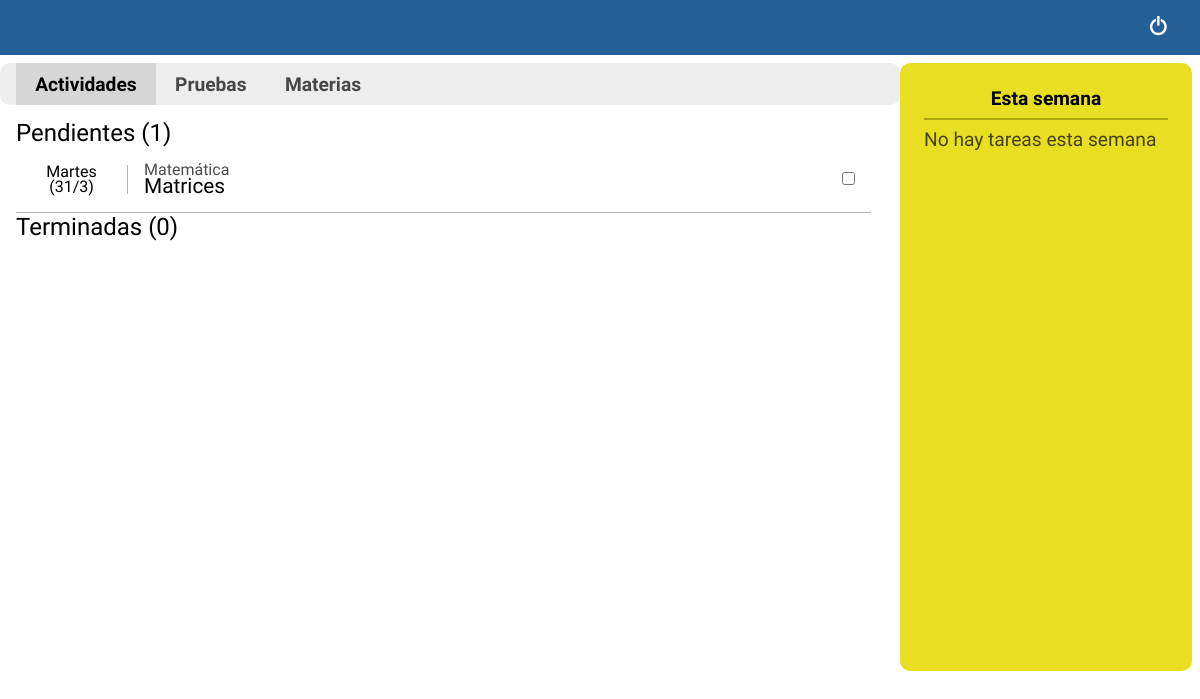
Page /tasks/ (signed in) on the earlier database version.
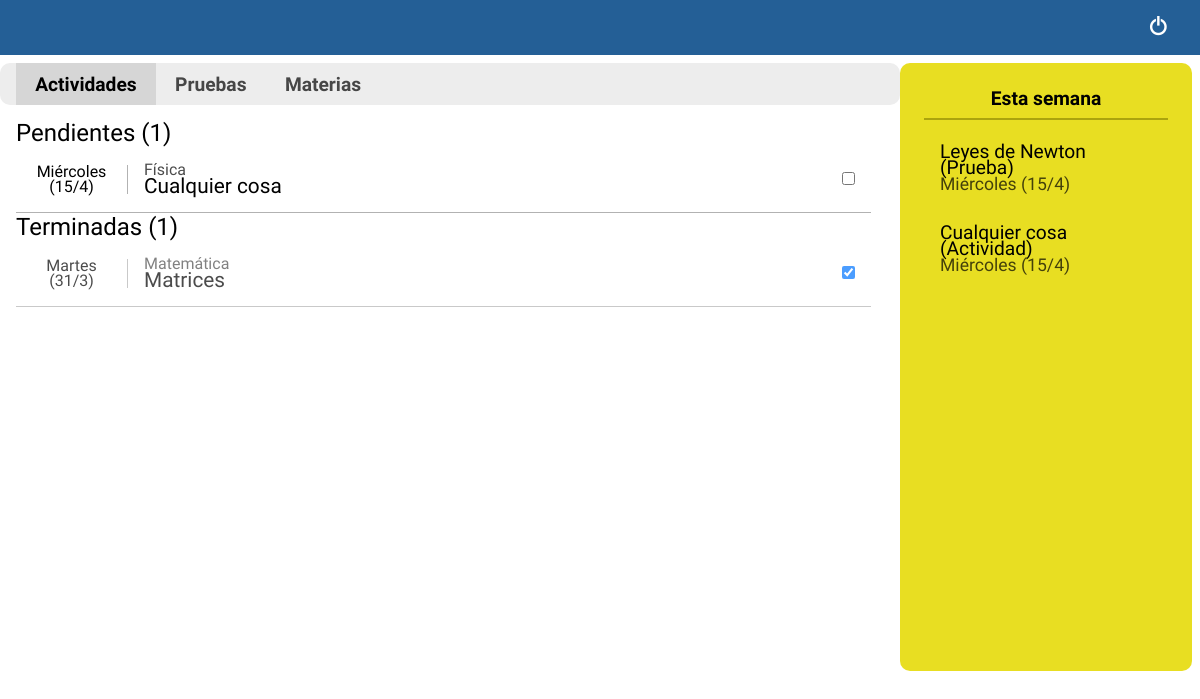
Same page on the later database version.
### task/models.py (models this page shows, shortened)
class Task(models.Model):
    title = models.CharField(max_length=50)
    time = models.DateField(blank=True, null=True)
    description = models.TextField(blank=True, null=True, max_length=1000)
    type_task = models.CharField(max_length=20)
    subject = models.ForeignKey(Subject, blank=True, null=True, on_delete=models.CASCADE)

class Subject(models.Model):
    name = models.CharField(max_length=70)
    color = models.CharField(max_length=7)
    teacher = models.CharField(max_length=50)
    schedule = models.FileField(null=True, blank=True, upload_to='media/')
    days = models.CharField(max_length=100, default='none')

class Done(models.Model):
    task = models.ForeignKey(Task, on_delete=models.CASCADE)
    user = models.ForeignKey(User, on_delete=models.CASCADE)
    time = models.DateTimeField(default=timezone.now)

### task/views.py (the view)
# urls.py: path('tasks/', views_task.TasksListView.as_view(), name='tasks'),
class TasksListView(ListView):
    template_name='task/tasks.html'
    model=Task
    def get_queryset(self):
        tasks = Task.objects.filter(type_task='task').order_by('-time')
        tasks_undone = []
        for task in tasks:
            if (len(Done.objects.filter(task=task, user=self.request.user))==0):
                tasks_undone.append(task)
        return tasks_undone
    def get_context_data(self, **kwargs):
        context = super().get_context_data(**kwargs)
        date = datetime.date.today()
        start_week = date - datetime.timedelta(date.weekday())
        end_week = start_week + datetime.timedelta(7)
        context["week"] = Task.objects.filter(time__range=[start_week, end_week])
        context['task_dones'] = Done.objects.filter(user=self.request.user)
        context['q_dones'] = len(context['task_dones'])
        context['q_undones'] = len(self.get_queryset())
        context['type_task'] = 'task'
        return context

### templates/task/tasks.html (shortened to what this page needs)
{% extends 'task/reminders.html' %}
{% load static %}
{% block link1 %}{% static "css/tasks.css" %}{% endblock link1 %}
{% block main %}
    <div class="task-container">
        <div class="task-undones">
        {% if type_task == 'task' %}
            <h2 class='task-undones-title'>Pendientes (<span class='undones-length'>{{q_undones}}</span>)</h2>
        {% else %}
            <h2 class='task-undones-title'>Próximas (<span class='undones-length'>{{q_undones}}</span>)</h2>
        {% endif %}
        {% if object_list %}
            {% for task in object_list %}
                <div class="task">
                    <a href="{% url 'detail_task' task.id %}" class='link'></a>
                    <div class="task-left">
                        <div class="task-date">
                            <div class="task-day">{{task.time|date:'l'}}</div>
                            <div class="task-daymonth">({{task.time|date:'j/n' }})</div>
                        </div>
                        <div class="task-info">
                            <div class="task-subject">{{task.subject.name}}</div>
                            <div class="task-name">{{task.title}}</div>
                        </div>
                    </div>
                    <div class="task-right">
                        {% if task.type_task == 'task' %}
                            <input type="checkbox" title='Tarea terminada' class="task-done">
                        {% endif %}
                    </div>
                </div>
            {% endfor %}
        {% endif %}
        </div>
            <div class="task-dones">
                {% if type_task == 'task' %}
                    <h2 class='task-dones-title'>Terminadas (<span class='dones-length'>{{q_dones}}</span>)</h2>
                {% else %}
                    <h2 class='task-dones-title'>Pasadas (<span class='dones-length'>{{q_dones}}</span>)</h2>
                {% endif %}
            {% if task_dones %}
                {% for task in task_dones %}
                    <div class="task">
                        {% if type_task == 'task' %}
                            <a href="{% url 'detail_task' task.task.id %}" class='link'></a>
                        {% else %}
                            <a href="{% url 'detail_task' task.id %}" class='link'></a>
                        {% endif %}
                        <div class="task-left">
                            <div class="task-date">
                                <div class="task-day">{{task.time|date:'l'}}</div>
                                <div class="task-daymonth">({{task.time|date:'j/n' }})</div>
                            </div>
                            <div class="task-info">
                                {% if type_task == 'task' %}
                                    <div class="task-subject">{{task.task.subject.name}}</div>
                                    <div class="task-name">{{task.task.title}}</div>
                                {% else %}
                                    <div class="task-subject">{{task.subject.name}}</div>
                                    <div class="task-name">{{task.title}}</div>
                                {% endif %}
                            </div>
                        </div>
                        <div class="task-right">
                            {% if type_task == 'task' %}
                                <input type="checkbox" title='Tarea terminada' class="task-done" checked>
                            {% endif %}
                        </div>
                    </div>
                {% endfor %}
            {% endif %}
        </div>
    </div>
{% endblock main %}

### templates/task/reminders.html (shortened to what this page needs)
{% load static %}
<!DOCTYPE html>
<html lang="en">
<head>
    <link rel="stylesheet" href="{% static "css/reminders.css" %}">
    <link rel="stylesheet" href="{% static "fonts/style.css" %}">
    <link rel="stylesheet" href="{% block link1 %}{% endblock link1 %}">
    <link rel="stylesheet" href="{% block link2 %}{% endblock link2 %}">
    <link rel="stylesheet" href="{% block link3 %}{% endblock link3 %}">
</head>
<body>
    <header>
        <div class='heading-container'>
            <div class="heading-right">
                <a href="{% url 'logout' %}"><span class="icon-switch"></span></a>
            </div>
        </div>
    </header>
    <div class="main-container">
        <nav>
            <div class="nav-list-container">
                <ul class="nav-list">
                    <li class='nav-item tasks-nav'><a href="{% url 'tasks' %}">Actividades</a></li>
                    <li class='nav-item tests-nav'><a href="{% url 'tests' %}">Pruebas</a></li>
                    <li class='nav-item subjects-nav'><a href="{% url 'subjects' %}">Materias</a></li>
                </ul>
            </div>
        </nav>
        <aside>
            <div class="sidebar-container">
                <h4 class='sidebar-title'>Esta semana</h4>
                <hr>
                <ul class='sidebar-list'>
                    {% if week %}
                        {% for task in week %}
                            <li class='sidebar-task'>
                                <a href="{% url 'detail_task' task.id %}">
                                    <div class='sidebar-task-name'>{{task.title}}
                                        {% if task.type_task == 'test' %}
                                        (Prueba)
                                        {% else %}
                                        (Actividad)
                                        {% endif %}
                                    </div>
                                    <small class='sidebar-task-date'>{{task.time|date:'l'}} ({{task.time|date:'j/n'}})</small>
                                </a>
                            </li>
                        {% endfor %}
                    {% else %}
                        <div class="noContent">No hay tareas esta semana</div>
                    {% endif %}
                </ul>
            </div>
        </aside>
        <main>
            {% block main %}{% endblock main %}
        </main>
    </div>
</body>
</html>

Differences in the rows shown:
no longer on this page (row unchanged): Task: time "Martes", time "31/3", subject.name "Matemática", title "Matrices", shown under "Pendientes (1)"
now on this page (row edited): Task: title "Leyes de Newton", type_task "(Prueba)", time "Miércoles", time "15/4", shown under "Esta semana"
added Task: title "Cualquier cosa", type_task "(Actividad)", time "Miércoles", time "15/4", subject.name "Física"
added Done: time "Martes", time "31/3", task.subject.name "Matemática", task "Matrices"
Other differences:
{{ q_dones }}: "0" → "1"
text no longer shown: "No hay tareas esta semana"
